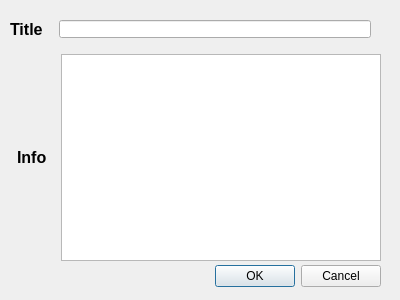
<?xml version="1.0" encoding="UTF-8"?>
<ui version="4.0">
 <class>info_dialog</class>
 <widget class="QDialog" name="info_dialog">
  <property name="geometry">
   <rect>
    <x>0</x>
    <y>0</y>
    <width>400</width>
    <height>300</height>
   </rect>
  </property>
  <property name="windowTitle">
   <string>Item Info</string>
  </property>
  <widget class="QDialogButtonBox" name="buttonBox">
   <property name="geometry">
    <rect>
     <x>40</x>
     <y>260</y>
     <width>341</width>
     <height>32</height>
    </rect>
   </property>
   <property name="orientation">
    <enum>Qt::Horizontal</enum>
   </property>
   <property name="standardButtons">
    <set>QDialogButtonBox::Cancel|QDialogButtonBox::Ok</set>
   </property>
  </widget>
  <widget class="QWidget" name="layoutWidget">
   <property name="geometry">
    <rect>
     <x>10</x>
     <y>10</y>
     <width>371</width>
     <height>251</height>
    </rect>
   </property>
   <layout class="QVBoxLayout" name="verticalLayout">
    <item>
     <layout class="QHBoxLayout" name="horizontalLayout">
      <item>
       <widget class="QLabel" name="label">
        <property name="font">
         <font>
          <pointsize>12</pointsize>
          <weight>75</weight>
          <bold>true</bold>
         </font>
        </property>
        <property name="styleSheet">
         <string notr="true"/>
        </property>
        <property name="text">
         <string>Title</string>
        </property>
       </widget>
      </item>
      <item>
       <widget class="QLineEdit" name="title">
        <property name="sizePolicy">
         <sizepolicy hsizetype="Expanding" vsizetype="Fixed">
          <horstretch>0</horstretch>
          <verstretch>0</verstretch>
         </sizepolicy>
        </property>
        <property name="focusPolicy">
         <enum>Qt::NoFocus</enum>
        </property>
        <property name="styleSheet">
         <string notr="true">margin: 10 10;</string>
        </property>
       </widget>
      </item>
     </layout>
    </item>
    <item>
     <layout class="QHBoxLayout" name="horizontalLayout_2">
      <item>
       <widget class="QLabel" name="label_2">
        <property name="font">
         <font>
          <pointsize>12</pointsize>
          <weight>75</weight>
          <bold>true</bold>
         </font>
        </property>
        <property name="styleSheet">
         <string notr="true">margin: 3 3;</string>
        </property>
        <property name="text">
         <string>Info</string>
        </property>
       </widget>
      </item>
      <item>
       <widget class="QTextEdit" name="info"/>
      </item>
     </layout>
    </item>
   </layout>
  </widget>
 </widget>
 <resources/>
 <connections>
  <connection>
   <sender>buttonBox</sender>
   <signal>accepted()</signal>
   <receiver>info_dialog</receiver>
   <slot>accept()</slot>
   <hints>
    <hint type="sourcelabel">
     <x>248</x>
     <y>254</y>
    </hint>
    <hint type="destinationlabel">
     <x>157</x>
     <y>274</y>
    </hint>
   </hints>
  </connection>
  <connection>
   <sender>buttonBox</sender>
   <signal>rejected()</signal>
   <receiver>info_dialog</receiver>
   <slot>reject()</slot>
   <hints>
    <hint type="sourcelabel">
     <x>316</x>
     <y>260</y>
    </hint>
    <hint type="destinationlabel">
     <x>286</x>
     <y>274</y>
    </hint>
   </hints>
  </connection>
 </connections>
</ui>
